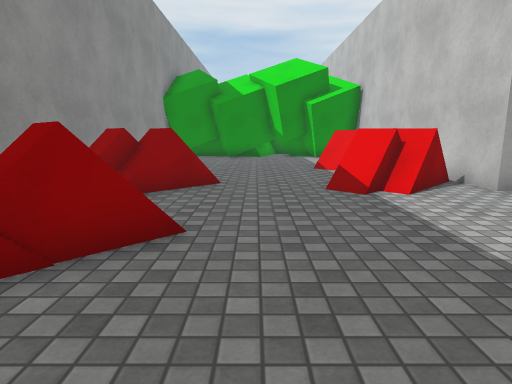
view 1 (above)

16 first-person views from a walk through a scene from a Unity 3-D project. The camera is 1.3 m above the floor, tilts 10° down and sees 75° across. The floor is counted in squares, 1 m on a side. Each view is taken from the middle of a square. On the plan, view 1 faces up. The plan holds only what a view shows up to about 14 squares ahead; the rest is blank. The place goes on beyond the plan. The player is left out. Some animated figures are left out. Surface patterns are stand-ins for the level's own textures.

view 2
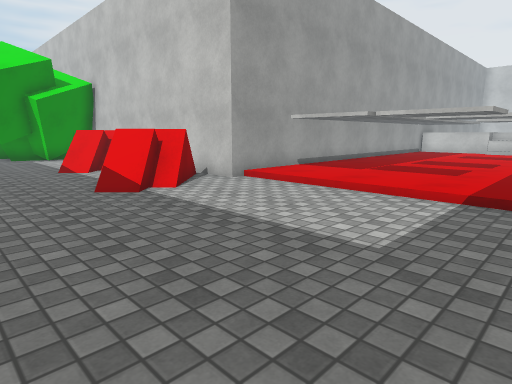

view 3
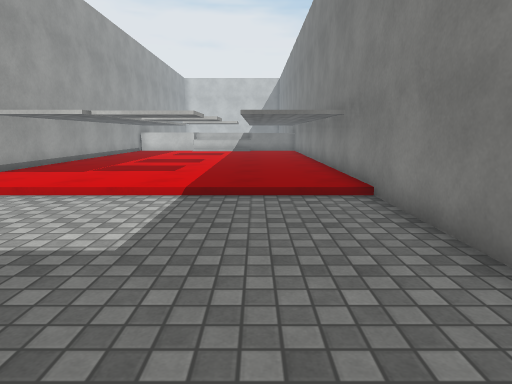

view 4
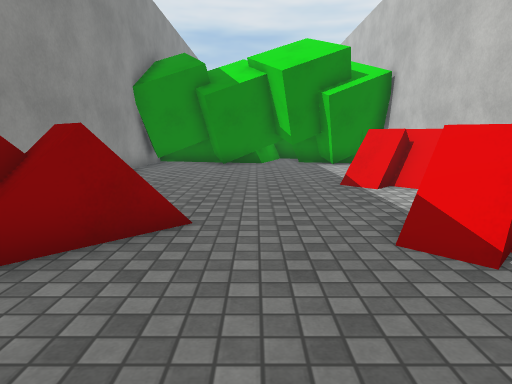

view 5
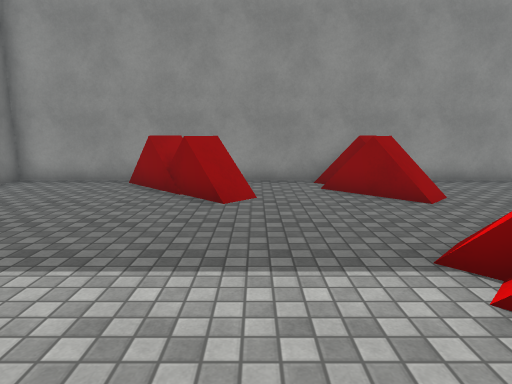

view 6
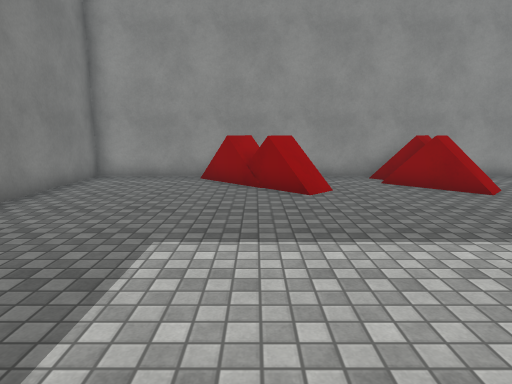

view 7
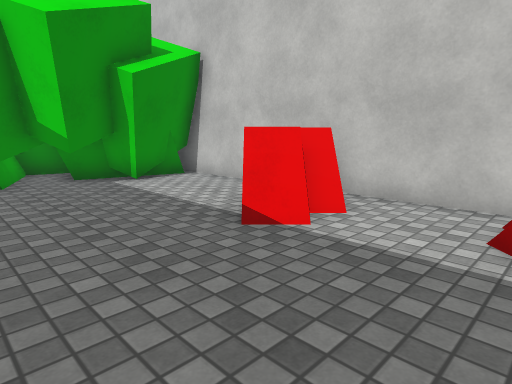

view 8
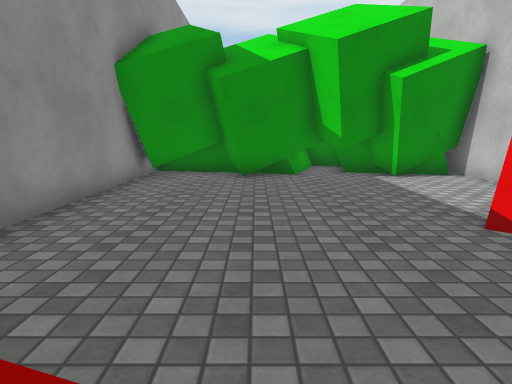

view 9
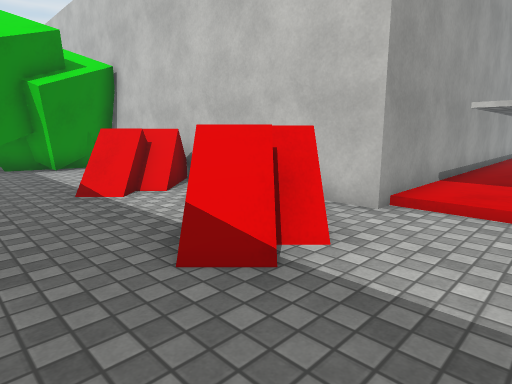

view 10
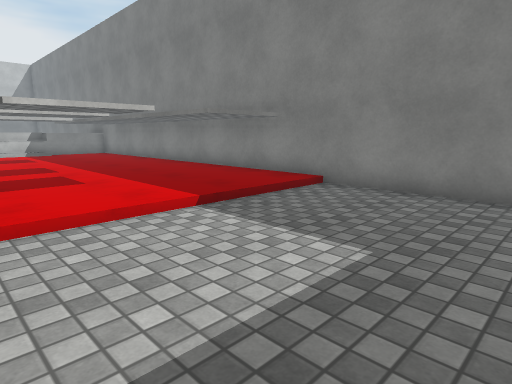

view 11
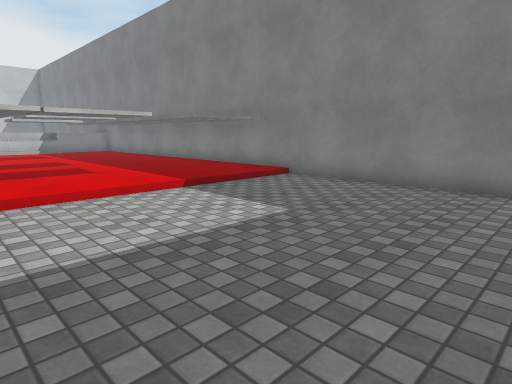

view 12
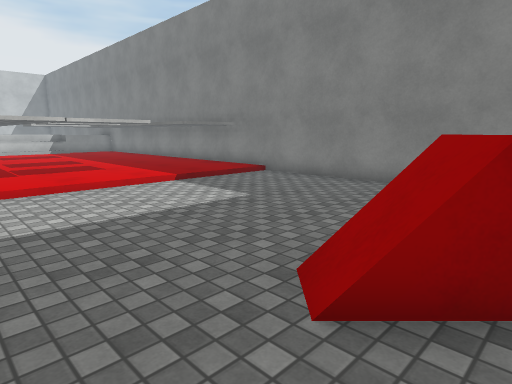

view 13
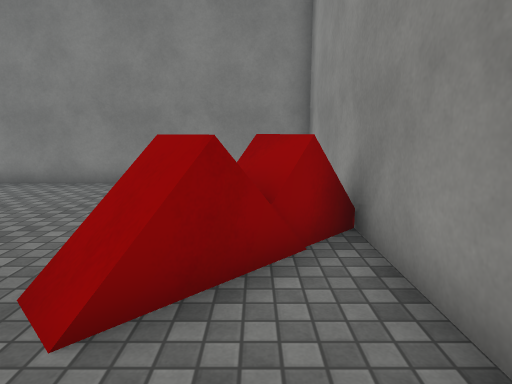

view 14
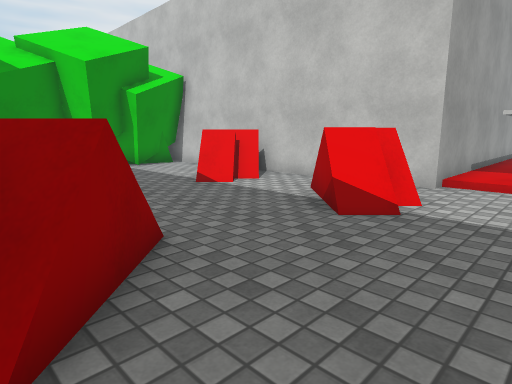

view 15
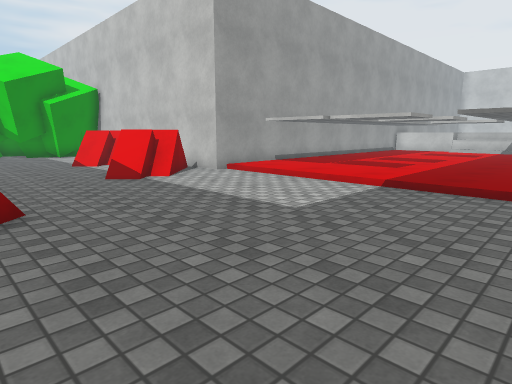

view 16
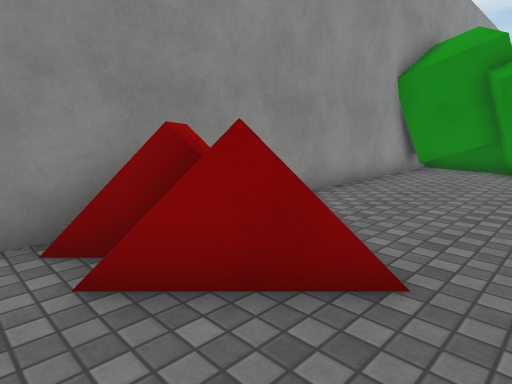

### Floor plan
Key: @ floor where view 1 was taken; # wall or solid block; . main floor; : floor 0.25 m higher than the main floor; + floor 1 m higher than the main floor; / step, stairs or slope; ^ raised ledge; B red block; T thing the floor can be seen under or through; O other object.
Columns run from 5 left of view 1 to 18 right of it. Each row starts with its distance up from view 1.
 18 ############
 17 #..........#
 16 #..........#
 15 #..........#
 14 #........O #
 13 #.......+BB#
 12 #.......//.#
 11 #..........#
 10 #..........#
  9 #  O....+ /#
  8  #BB...OBB.#############
  7 ##/......../::::::::::
  6 #........../^
  5 #........../^
  4 #..O......./:T ^T^^^^^
  3 #.OB......./:T :T ::# ::
  2 #OB......../:TT:T ::# ::
  1 #........../::::::::#
  0 #....@...../^^^^^^^^^^
 -1 #........../^
 -2 #........../^^^^^^^
 -3 ####################

Where each view was taken, in squares from view 1:
view 1: 0 up, 0 right, facing up
view 2: 0 up, 1 left, facing up-right
view 3: 0 up, 1 left, facing right
view 4: 4 up, 0 right, facing up
view 5: 5 up, 6 right, facing left
view 6: 3 up, 7 right, facing left
view 7: 9 up, 1 left, facing up-right
view 8: 8 up, 1 left, facing up
view 9: 5 up, 0 right, facing up-right
view 10: 5 up, 1 right, facing down-right
view 11: 6 up, 1 left, facing down-right
view 12: 7 up, 3 left, facing down-right
view 13: 7 up, 3 left, facing down
view 14: 5 up, 3 left, facing up-right
view 15: 2 down, 2 left, facing up-right
view 16: 6 up, 0 right, facing up-left
